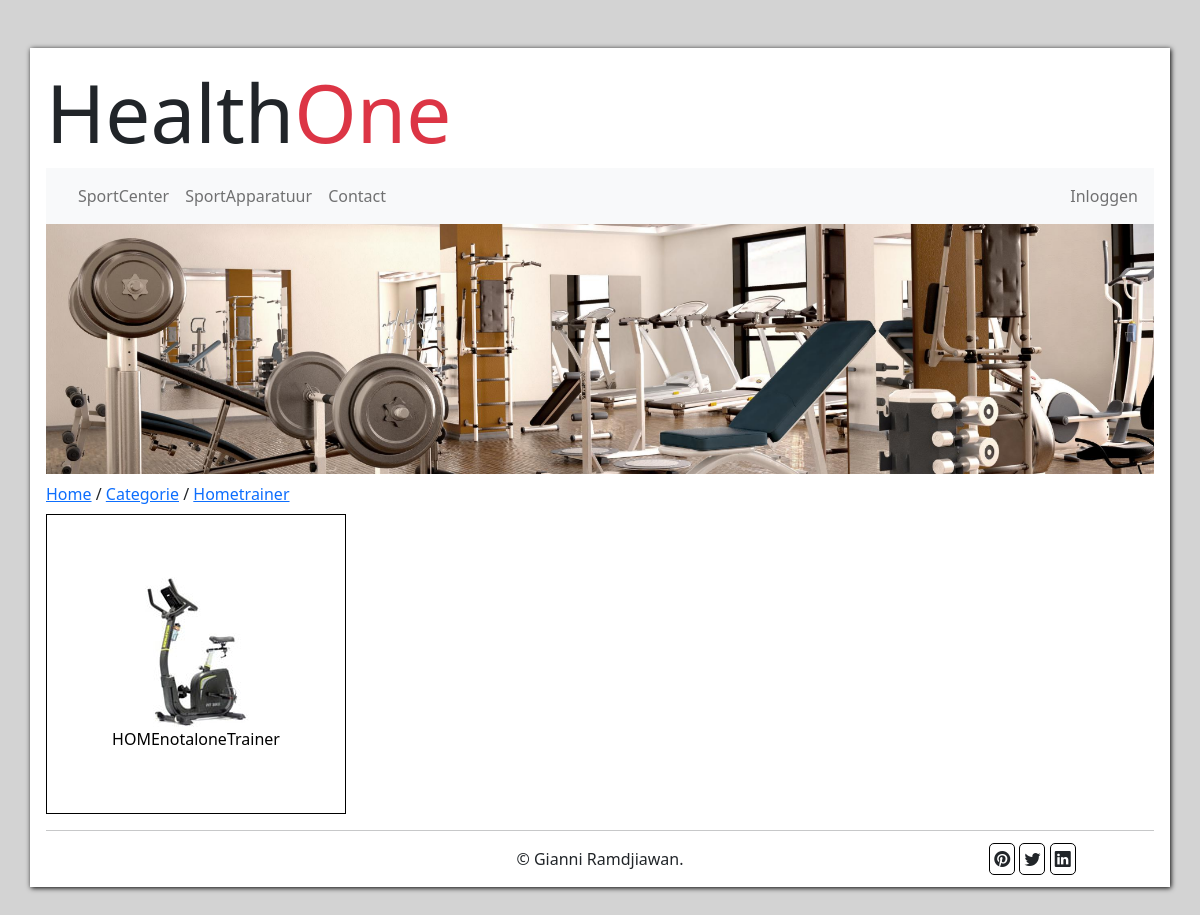
The page /apparatuur/apparatuur.php?id=3 on the database its author committed.
### tables this page shows
CREATE TABLE `categorie` (
  `id` int(5) NOT NULL,
  `naam` varchar(50) NOT NULL,
  `foto` varchar(50) NOT NULL,
  `omschrijving` varchar(255) NOT NULL
);

CREATE TABLE `product` (
  `id` int(5) NOT NULL,
  `naam` varchar(50) NOT NULL,
  `foto` varchar(50) NOT NULL,
  `omschrijving` varchar(255) NOT NULL,
  `categorie_id` int(11) NOT NULL
);

### apparatuur/apparatuur.php (the view, shortened to what this page needs)
<!DOCTYPE html>
<html lang="en">
<head>
    <link href="https://cdn.jsdelivr.net/npm/bootstrap@5.2.0-beta1/dist/css/bootstrap.min.css" rel="stylesheet">
    <link rel="stylesheet" href="https://cdn.jsdelivr.net/npm/bootstrap-icons@1.8.2/font/bootstrap-icons.css">
    <link rel="stylesheet" href="../css/style.css">
</head>
<body>
    <div class='container container-xxl p-3 my-5'>
        <?php
            include_once('../dbConnection.php');
            include_once('../templates/header.php');
            include_once('../templates/menu.php');
            include_once('../templates/banner.php');
            $categorie = $db->prepare("SELECT * FROM categorie WHERE id = :id");
            $categorie->bindParam("id", $_GET['id']);
            $categorie->execute();
            $result = $categorie->fetchAll(PDO::FETCH_ASSOC);
            foreach ($result as &$data) {
                echo "
                <div class='row mt-2'>
                    <div class='path mb-2'>
                        <a href='../index.php'>Home</a>
                        /
                        <a href='./categorieen.php'>Categorie</a>
                        /
                        <a href='#'>".$data['naam']."</a>
                    </div>
                </div>
            ";
            }
            $categorie = $db->prepare("SELECT * FROM product WHERE categorie_id = :id");
            $categorie->bindParam("id", $_GET['id']);
            $categorie->execute();
            $result = $categorie->fetchAll(PDO::FETCH_ASSOC);
            foreach ($result as &$data) {
                echo "<div class='categorie-items d-flex justify-content-center align-items-center'>";
                echo "<a href='./product.php?id=".$data['id']."' class='d-flex flex-column align-items-center'>";
                echo "<img src='../img/".$data['foto']."' alt='".$data['naam']."' class='img-fluid'>";
                echo "<span class='product-naam'>".$data['naam']."</span>";
                echo "</a>";
                echo "</div>";
            }
            echo "<hr>";
            include_once('../templates/footer.php');
        ?>
    </div>
</body>
</html>

### css/style.css (style rules this page uses)
body { background-color: lightgrey; }
.container { background-color: white; box-shadow: 1px 1px 5px black; }
.categorie-items { box-sizing: border-box; border: 1px solid black; height: 300px; width: 300px; }
.categorie-items>a { text-decoration: none; color: black; }
.product-naam { text-align: center; }

### rows shown on the page
categorie: naam "Hometrainer"
product: foto (picture), naam "HOMEnotaloneTrainer"
